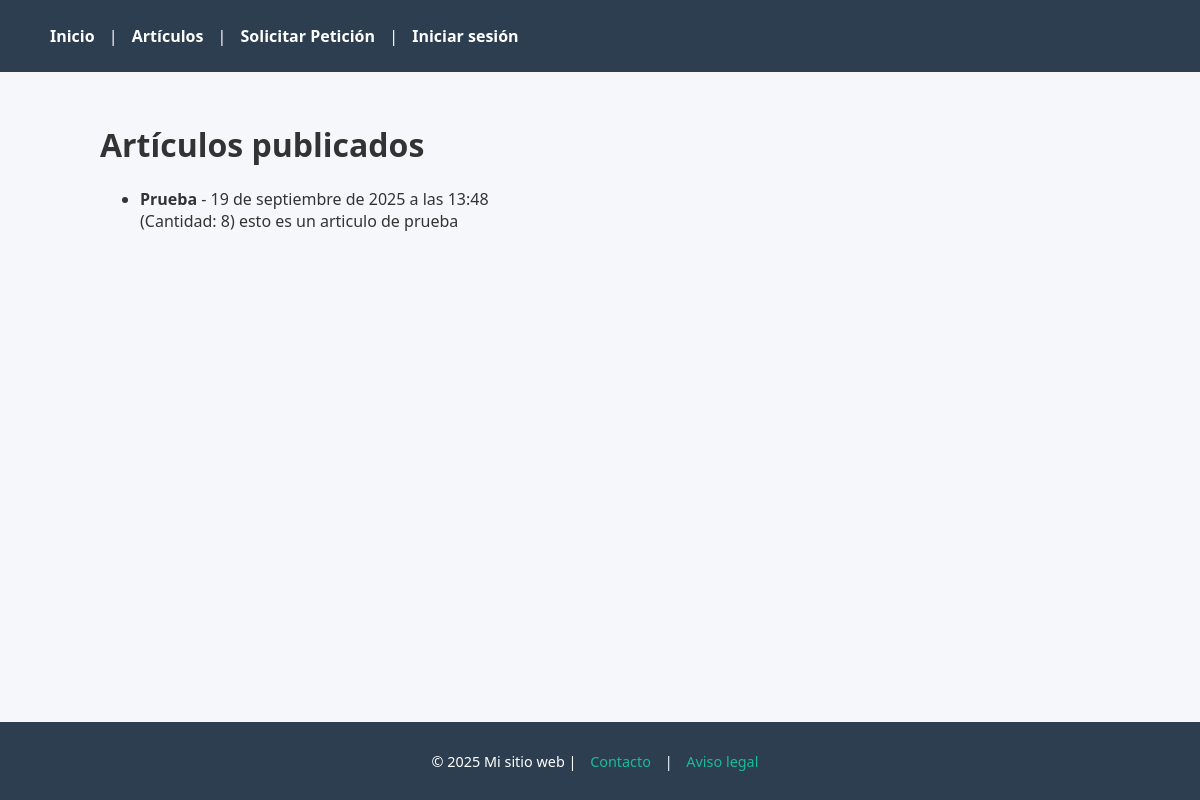
Page /articulos/ on the committed database.
### blog/models.py (models this page shows, shortened)
class Articulo(models.Model):
    titulo = models.CharField(max_length=200)
    contenido = models.TextField()
    fecha_publicacion = models.DateTimeField(auto_now_add=True)
    cantidad = models.PositiveIntegerField(default=0)

### blog/views.py (the view)
# urls.py: path("articulos/", views.lista_articulos, name="lista_articulos"),
def lista_articulos(request):
    articulos = Articulo.objects.all()
    return render(request, 'blog/lista.html', {'articulos': articulos})

### blog/templates/blog/lista.html (shortened to what this page needs)
{% extends "base.html" %}
{% block content %}
    <h1>Artículos publicados</h1>
    <ul>
        {% for articulo in articulos %}
            <li>
              <strong>{{ articulo.titulo }}</strong> - {{ articulo.fecha_publicacion }} <br> (Cantidad: {{ articulo.cantidad }})
              {{ articulo.contenido }}
            </li>
        {% empty %}
            <li>No hay artículos todavía.</li>
        {% endfor %}
    </ul>
{% endblock %}

### blog/static/blog/static.css (style rules this page uses)
body { font-family: 'Segoe UI', Tahoma, Geneva, Verdana, sans-serif; background-color: #f5f7fa; color: #333; margin: 0; padding: 0; }

### rows in the picture
Articulo: titulo "Prueba", fecha_publicacion "19 de septiembre de 2025 a las 13:48", cantidad "8", contenido "esto es un articulo de prueba"
